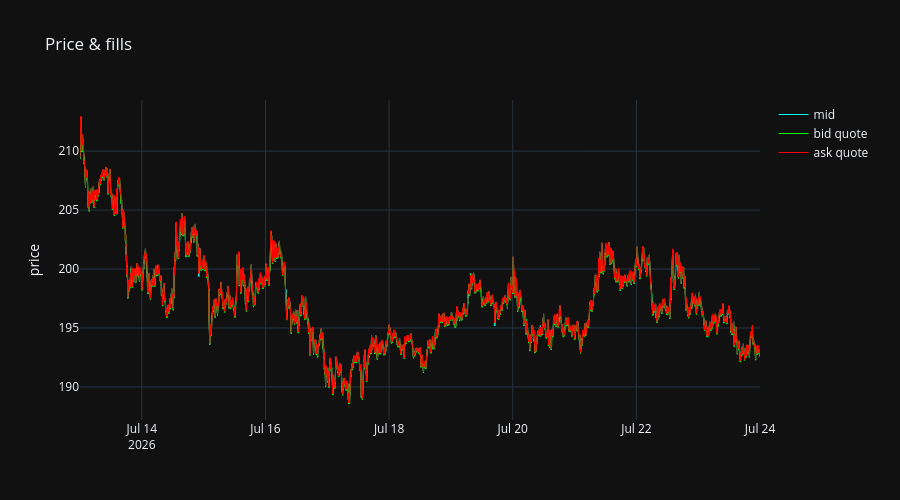

Here is the notebook cell this chart was saved with:
### Code cell
s.plot_price().show()

### Figure 1 — Plotly figure (JSON) as saved in the notebook; plotly's stock layout.template omitted (floating-point values rounded to 4 significant figures; data arrays with more than 128 entries replaced by an {"elided": "..."} marker saying what was removed)
{"data": [{"line": {"color": "cyan", "width": 1}, "mode": "lines", "name": "mid", "type": "scatter", "x": {"elided": "15829 str values"}, "y": {"elided": "15829 float values"}}, {"line": {"color": "lime", "width": 1}, "mode": "lines", "name": "bid quote", "type": "scatter", "x": {"elided": "15840 str values"}, "y": {"elided": "15840 float values"}}, {"line": {"color": "red", "width": 1}, "mode": "lines", "name": "ask quote", "type": "scatter", "x": {"elided": "15840 str values"}, "y": {"elided": "15840 float values"}}], "layout": {"height": 500, "legend": {"orientation": "v", "x": 1.02, "xanchor": "left", "y": 1, "yanchor": "top"}, "margin": {"r": 140}, "showlegend": true, "title": {"text": "Price & fills"}, "yaxis": {"title": {"text": "price"}}}}
